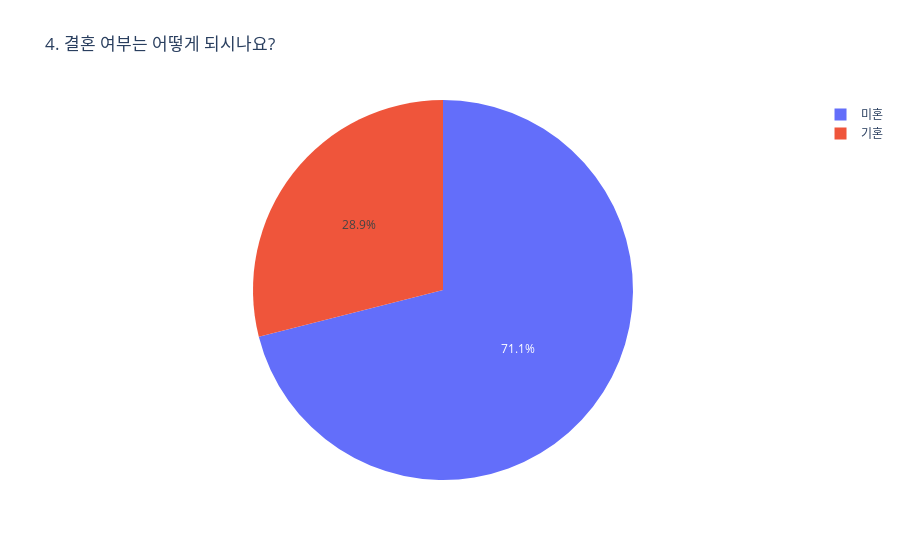

Notebook cell for this chart:
### Code cell
# 4. 결혼 여부 (Plotly 파이차트)
marital_df = df['marital_status'].value_counts().reset_index()
marital_df.columns = ['marital_status', 'count']
fig = px.pie(marital_df,
             names='marital_status', values='count',
             title='4. 결혼 여부는 어떻게 되시나요?',
             labels={'marital_status': '결혼 여부', 'count': '응답자 수'})
fig.show()

### Figure 1 — Plotly figure (JSON) as saved in the notebook; plotly's stock layout.template omitted (floating-point values rounded to 4 significant figures)
{"data": [{"domain": {"x": [0, 1], "y": [0, 1]}, "hovertemplate": "결혼 여부=%{label}<br>응답자 수=%{value}<extra></extra>", "labels": ["미혼", "기혼"], "legendgroup": "", "name": "", "showlegend": true, "type": "pie", "values": [54, 22]}], "layout": {"legend": {"tracegroupgap": 0}, "title": {"text": "4. 결혼 여부는 어떻게 되시나요?"}}}
